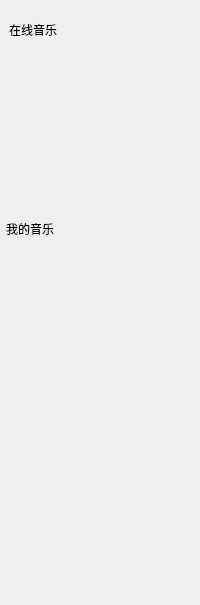
          <widget class="QWidget" name="bodyLeft" native="true">
           <property name="minimumSize">
            <size>
             <width>200</width>
             <height>0</height>
            </size>
           </property>
           <property name="maximumSize">
            <size>
             <width>200</width>
             <height>16777215</height>
            </size>
           </property>
           <property name="styleSheet">
            <string notr="true">#bodyLeft
{
 background-color:#F0F0F0;
}</string>
           </property>
           <layout class="QVBoxLayout" name="verticalLayout_3">
            <property name="spacing">
             <number>0</number>
            </property>
            <property name="leftMargin">
             <number>0</number>
            </property>
            <property name="topMargin">
             <number>0</number>
            </property>
            <property name="rightMargin">
             <number>0</number>
            </property>
            <property name="bottomMargin">
             <number>0</number>
            </property>
            <item>
             <widget class="QWidget" name="letfBox" native="true">
              <property name="minimumSize">
               <size>
                <width>0</width>
                <height>400</height>
               </size>
              </property>
              <property name="maximumSize">
               <size>
                <width>16777215</width>
                <height>400</height>
               </size>
              </property>
              <property name="styleSheet">
               <string notr="true"/>
              </property>
              <layout class="QVBoxLayout" name="verticalLayout_4">
               <property name="spacing">
                <number>0</number>
               </property>
               <property name="leftMargin">
                <number>0</number>
               </property>
               <property name="topMargin">
                <number>0</number>
               </property>
               <property name="rightMargin">
                <number>0</number>
               </property>
               <property name="bottomMargin">
                <number>0</number>
               </property>
               <item>
                <widget class="QWidget" name="onlineMusic" native="true">
                 <property name="styleSheet">
                  <string notr="true"/>
                 </property>
                 <layout class="QVBoxLayout" name="verticalLayout_5">
                  <item>
                   <widget class="QLabel" name="onlineMusicText">
                    <property name="text">
                     <string>在线音乐</string>
                    </property>
                   </widget>
                  </item>
                  <item>
                   <widget class="BtForm" name="rec" native="true">
                    <property name="styleSheet">
                     <string notr="true"/>
                    </property>
                   </widget>
                  </item>
                  <item>
                   <widget class="BtForm" name="radio" native="true">
                    <property name="styleSheet">
                     <string notr="true"/>
                    </property>
                   </widget>
                  </item>
                  <item>
                   <widget class="BtForm" name="music" native="true">
                    <property name="styleSheet">
                     <string notr="true"/>
                    </property>
                   </widget>
                  </item>
                 </layout>
                </widget>
               </item>
               <item>
                <widget class="QWidget" name="myMusic" native="true">
                 <property name="styleSheet">
                  <string notr="true"/>
                 </property>
                 <layout class="QVBoxLayout" name="verticalLayout_6">
                  <property name="spacing">
                   <number>4</number>
                  </property>
                  <property name="leftMargin">
                   <number>6</number>
                  </property>
                  <property name="topMargin">
                   <number>6</number>
                  </property>
                  <property name="rightMargin">
                   <number>6</number>
                  </property>
                  <property name="bottomMargin">
                   <number>4</number>
                  </property>
                  <item>
                   <widget class="QLabel" name="myLabelText">
                    <property name="text">
                     <string>我的音乐</string>
                    </property>
                   </widget>
                  </item>
                  <item>
                   <widget class="BtForm" name="like" native="true">
                    <property name="styleSheet">
                     <string notr="true"/>
                    </property>
                   </widget>
                  </item>
                  <item>
                   <widget class="BtForm" name="local" native="true">
                    <property name="styleSheet">
                     <string notr="true"/>
                    </property>
                   </widget>
                  </item>
                  <item>
                   <widget class="BtForm" name="recent" native="true">
                    <property name="styleSheet">
                     <string notr="true"/>
                    </property>
                   </widget>
                  </item>
                 </layout>
                </widget>
               </item>
              </layout>
             </widget>
            </item>
            <item>
             <spacer name="verticalSpacer">
              <property name="orientation">
               <enum>Qt::Vertical</enum>
              </property>
              <property name="sizeHint" stdset="0">
               <size>
                <width>20</width>
                <height>205</height>
               </size>
              </property>
             </spacer>
            </item>
           </layout>
          </widget>
